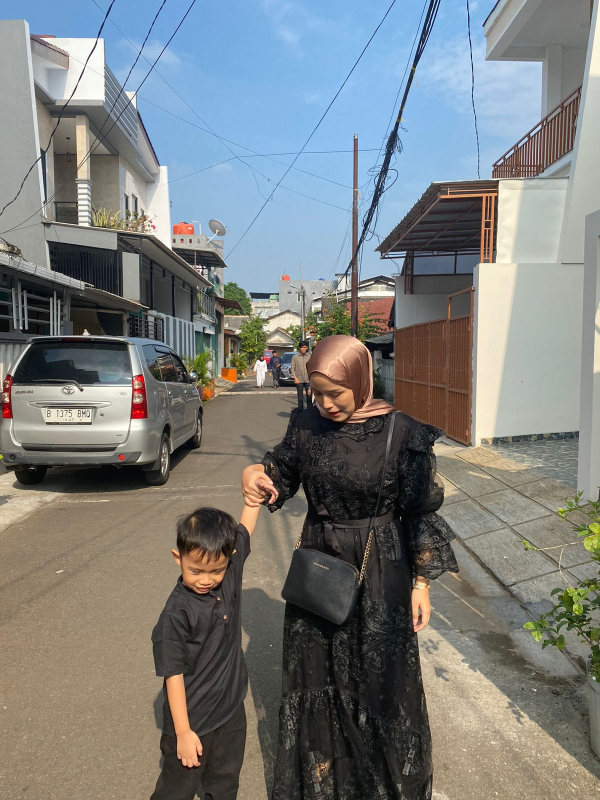
#> input picture deteksiplat.jpg, 1200 x 1600 px (shown at 1/2 size)
$ jupyter execute 202131177_Shahla_PA_PC.ipynb   (shell and % lines are left out)
#> lines starting #> are read from the running program, lines starting #| are printed output that depends on the picture; after the words box and inside, x2 and y2 are one past the last pixel; in counts of white or black regions, pixels touching at a corner belong together
[cell 1]
import cv2 as cv
import matplotlib.pyplot as plt
import numpy as np

[cell 2]
img = cv.imread("deteksiplat.jpg")
#> img is the input picture: shape (1600, 1200, 3); mean B, G, R 124.3, 125.6, 122.8
print(img.shape)
#| (1600, 1200, 3)

[cell 3]
cropped_image = img[812:848, 90:185]
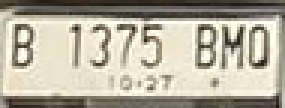
#> cropped_image: shape (36, 95, 3) (shown 3 times larger); mean B, G, R 157.4, 174.5, 181

fig, axs = plt.subplots(1,2, figsize = (10,10))
ax = axs.ravel()

ax[0].imshow(img)
ax[0].set_title('Gambar Asli')

ax[1].imshow(cropped_image)
ax[1].set_title('Plat Terdeteksi')
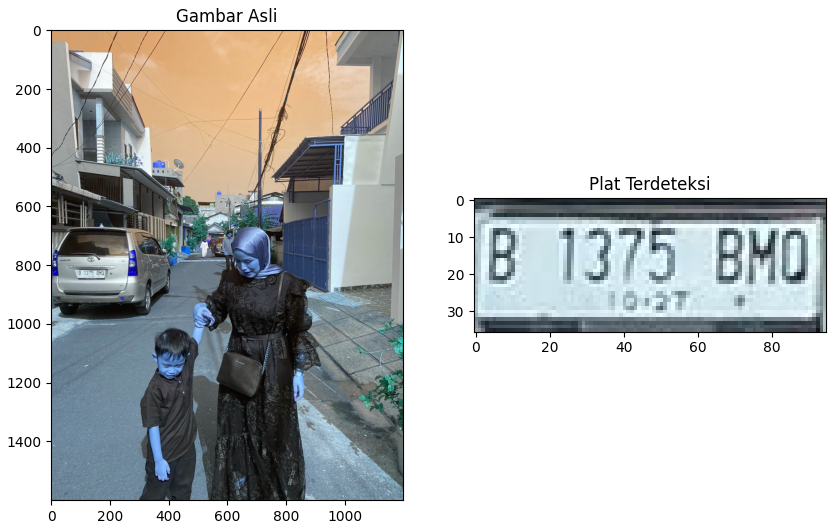
#> figure drawn by matplotlib, 2 panels; B, G, R data is drawn as R, G, B

[cell 4]
(tresh, img_binary) = cv.threshold(cropped_image, 128, 255, cv.THRESH_BINARY)
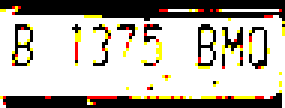
#> img_binary: shape (36, 95, 3) (shown 3 times larger); mean B, G, R 166.2, 176, 181.5

edges = cv.Canny(img_binary, 100,150)
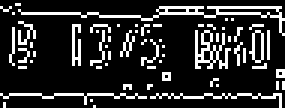
#> edges: shape (36, 95) (shown 3 times larger); 17.4% white in thin lines or dots

[cell 5]
fig, axs = plt.subplots(1,2, figsize = (10,10))
ax = axs.ravel()

ax[0].imshow(img_binary, cmap='gray')
ax[0].set_title('Binary Image')

ax[1].imshow(edges, cmap='gray')
ax[1].set_title('Edges Image')
#> figure, not shown here; B, G, R data is drawn as R, G, B

$ run again, with Image_Detail_202131177.jpg copied over deteksiplat.jpg
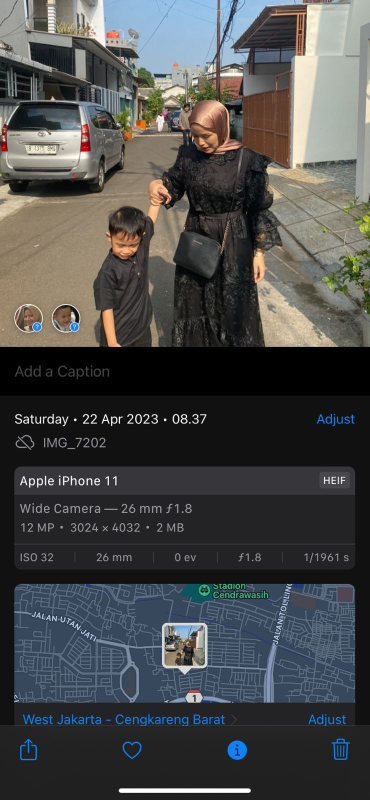
#> input picture Image_Detail_202131177.jpg, 739 x 1600 px (shown at 1/2 size)
#> img is the input picture: shape (1600, 739, 3); mean B, G, R 74.3, 74.5, 73.5
#| (1600, 739, 3)
#> `[cell 3] cropped_image = img[812:848, 90:185]  fig, axs = plt.subplots..`:
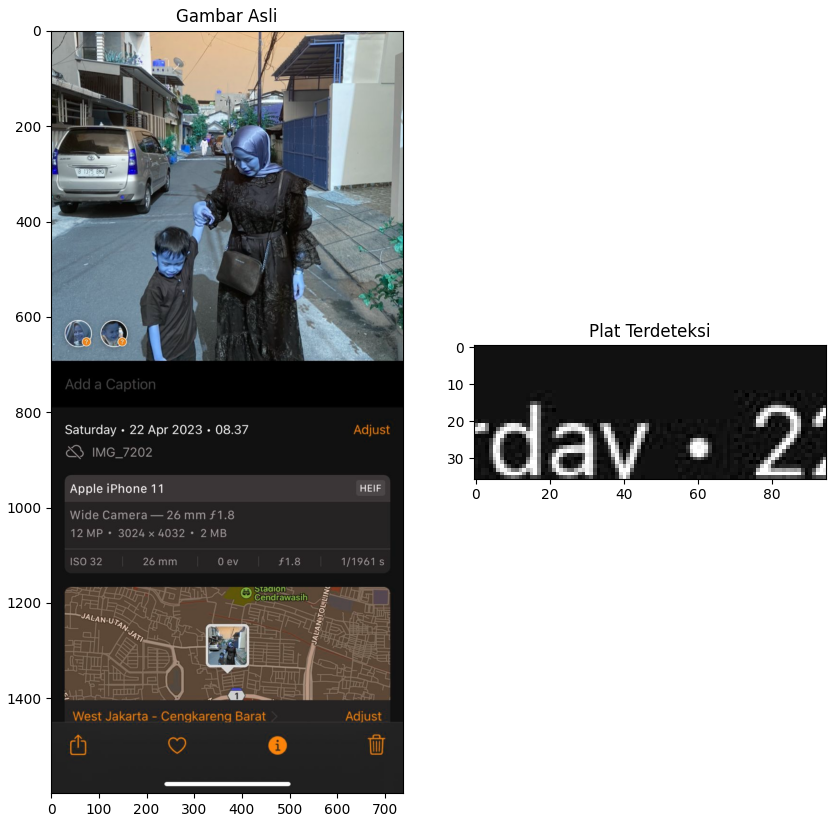
#> figure drawn by matplotlib, 2 panels; B, G, R data is drawn as R, G, B
#> img_binary: shape (36, 95, 3); 11.6% white in thin lines or dots, all inside (x1, y1, x2, y2) = (0, 16, 95, 36)
#> `edges = cv.Canny(img_binary, 100,150)`:
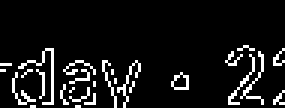
#> edges: shape (36, 95) (shown 3 times larger); 8.5% white in thin lines or dots, all inside (x1, y1, x2, y2) = (0, 15, 95, 36)

$ run again, with Image_Gallery_202131177.jpg copied over deteksiplat.jpg
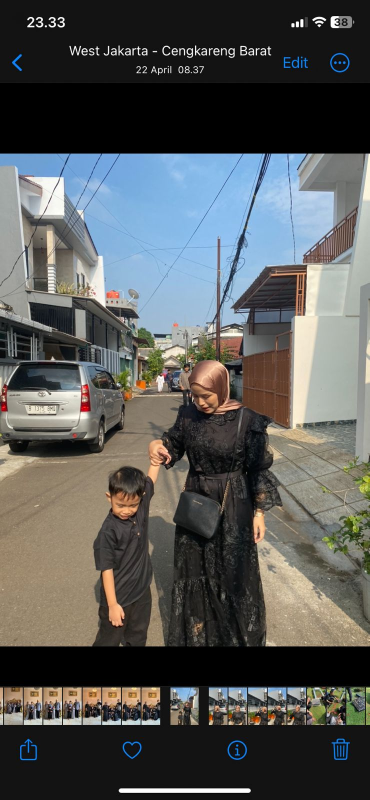
#> input picture Image_Gallery_202131177.jpg, 739 x 1600 px (shown at 1/2 size)
#> img is the input picture: shape (1600, 739, 3); mean B, G, R 86.7, 87.9, 86.2
#| (1600, 739, 3)
#> `[cell 3] cropped_image = img[812:848, 90:185]  fig, axs = plt.subplots..`:
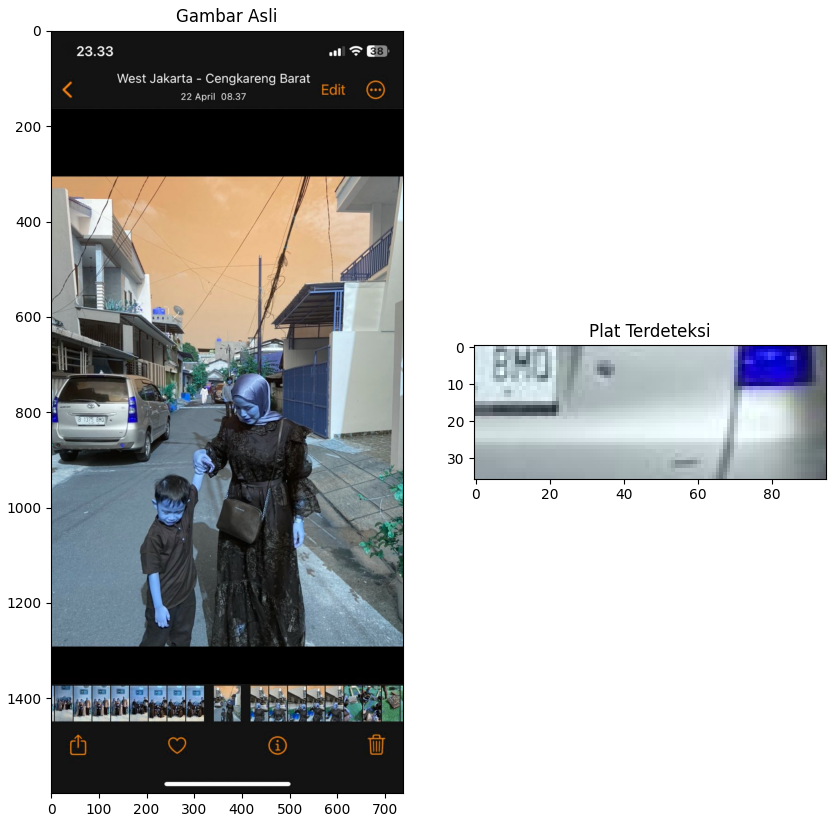
#> figure drawn by matplotlib, 2 panels; B, G, R data is drawn as R, G, B
#> `edges = cv.Canny(img_binary, 100,150)`:
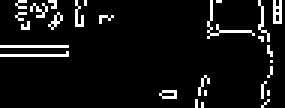
#> edges: shape (36, 95) (shown 3 times larger); 6.9% white in thin lines or dots
